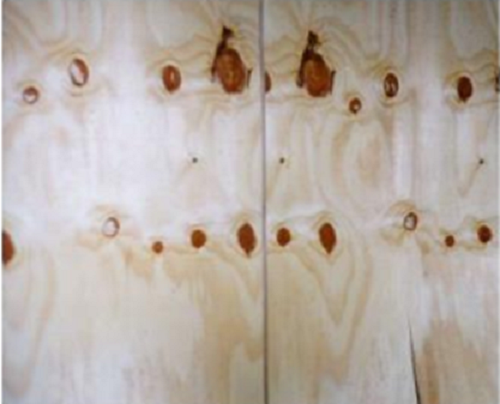
#> input picture Aula 3/Figuras/Fig5.bmp, 500 x 404 px
$ python Ex7.py
#> lines starting #> are read from the running program, lines starting #| are printed output that depends on the picture; long printed decimals are rounded
import cv2
import numpy as np
import matplotlib.pyplot as plt
img = cv2.imread("Figuras/Fig5.bmp", cv2.IMREAD_GRAYSCALE)
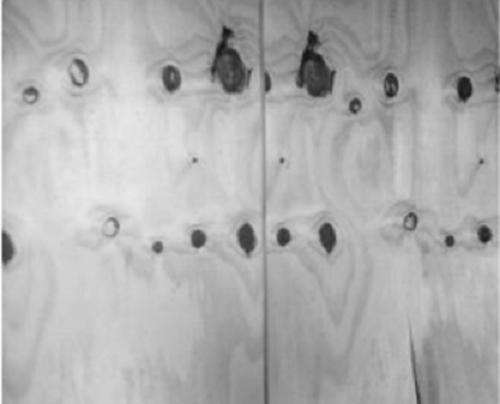
#> img: shape (404, 500); min 18, max 251, mean 174.9

(h,w) = img.shape
#> h = 404; w = 500
print("height =",h)
#| height = 404
print("Width =",w)
#| Width = 500

Black = 0

for i in range(h):
    for j in range (w):
        if img[i,j] <100:
            Black+=1
#> after the loop, Black = 5805

print((Black/(h*w))*100)
#| 2.874

$ run again, with Aula 3/Figuras/Fig3.bmp copied over Aula 3/Figuras/Fig5.bmp
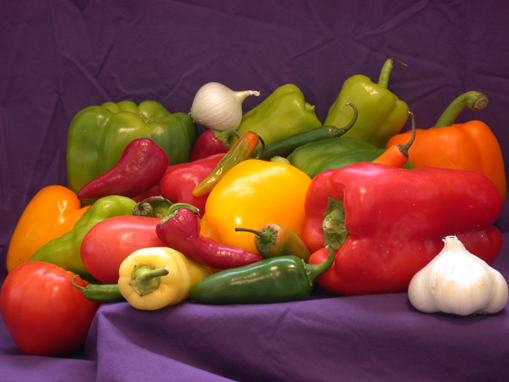
#> input picture Aula 3/Figuras/Fig3.bmp, 509 x 382 px
#> `img = cv2.imread("Figuras/Fig5.bmp", cv2.IMREAD_GRAYSCALE)`:
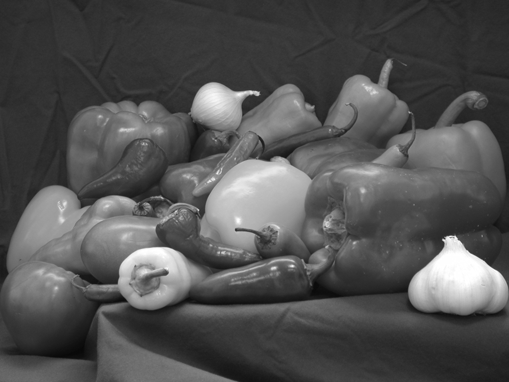
#> img: shape (382, 509); min 8, max 255, mean 81.9
#| height = 382
#| Width = 509
#| 71.398

$ run again, with Aula 3/Figuras/Fig4.bmp copied over Aula 3/Figuras/Fig5.bmp
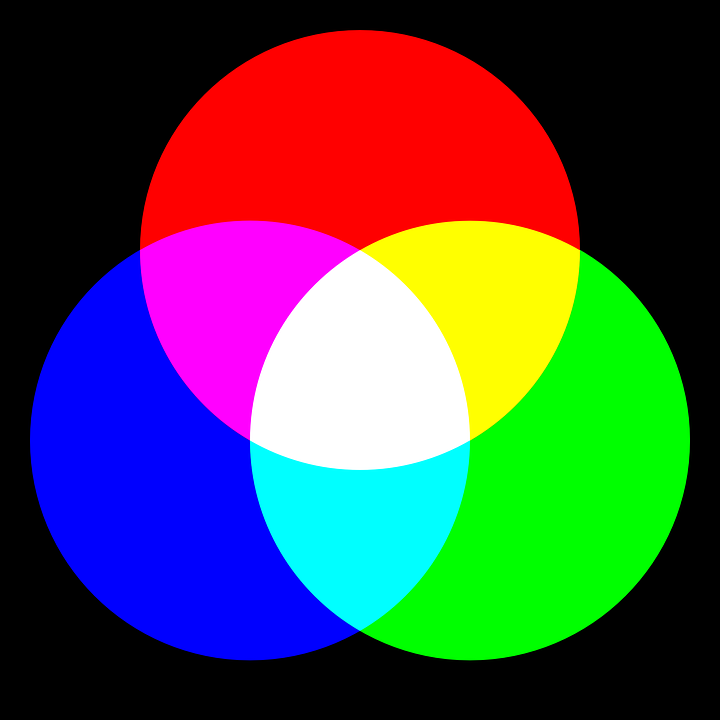
#> input picture Aula 3/Figuras/Fig4.bmp, 720 x 720 px
#> `img = cv2.imread("Figuras/Fig5.bmp", cv2.IMREAD_GRAYSCALE)`:
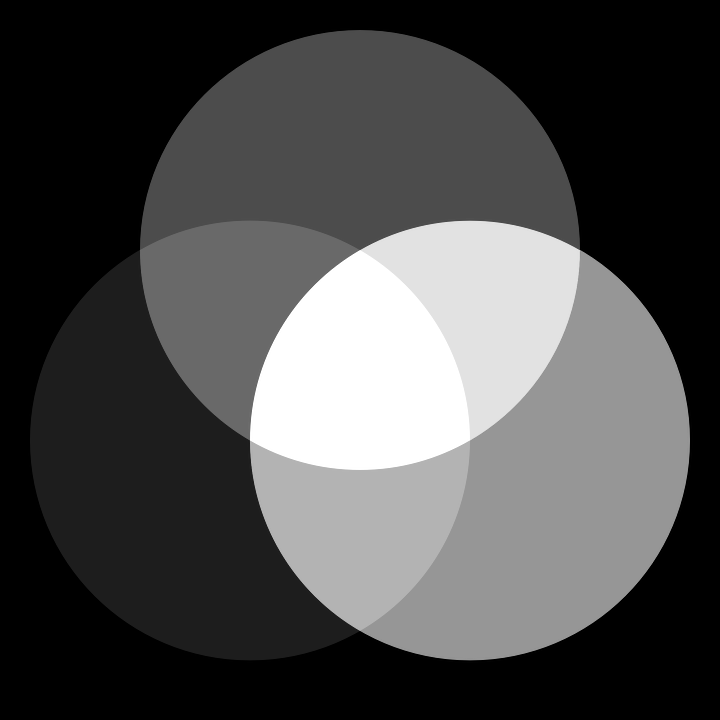
#> img: shape (720, 720); min 0, max 255, mean 74.8
#| height = 720
#| Width = 720
#| 65.829
